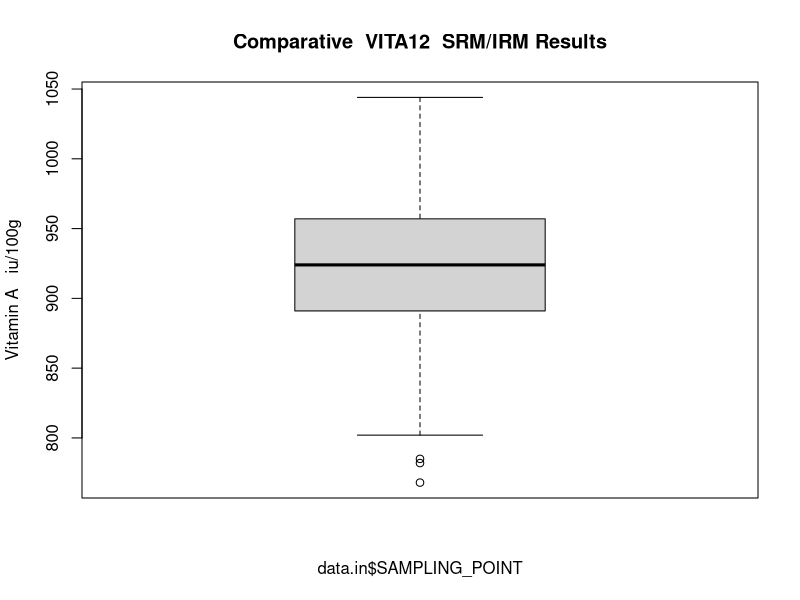
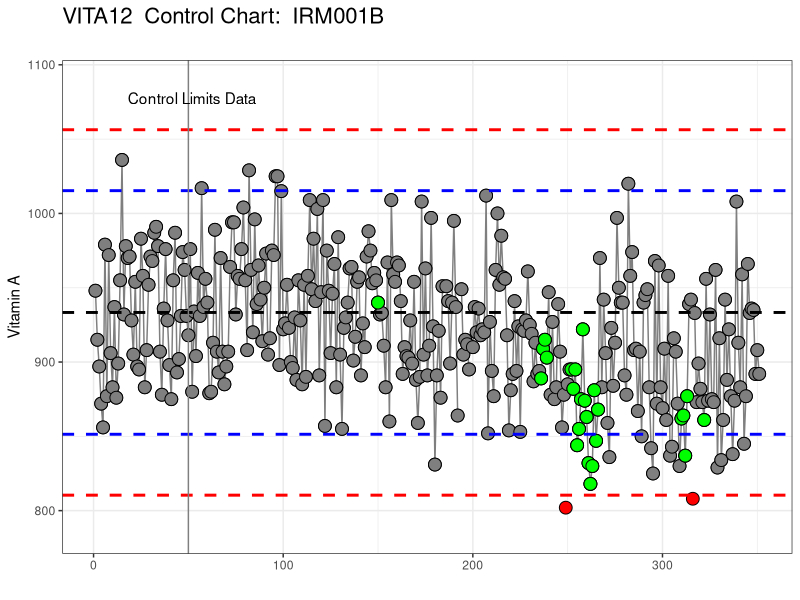

These charts were generated, in order, by the following R code: (Note: this script raises an error after producing the figures.)
#### Clean Up environment -----------------------------
rm(list=ls())

### ---------------------------------------------------
library(tidyverse)
library(readxl)
library(psych)
library(here)


## Functions -------------------
outliers <- function (x, b = FALSE) {
xx <- sapply(x, as.numeric)

#xx <- sort(xx)

remove_outliers <- function(x, na.rm = TRUE, ...) {
 qnt <- quantile(x, probs=c(.25, .75), na.rm = na.rm, ...)
 H <- 1.5 * IQR(x, na.rm = na.rm)
 y <- x
 y[x < (qnt[1] - H)] <- NA
 y[x > (qnt[2] + H)] <- NA
 y
}

yy <- remove_outliers(xx)
ww <- remove_outliers(yy)
zz <- remove_outliers(ww)

diff.out <- data.frame(xx, yy, ww, zz)

if(b == TRUE){
boxplot(diff.out)
}

return(zz)
}

### Data Input -------------------------------------------------------------------
here()
data.raw <- read_excel("data/VITA12.xlsx", 
                       col_types = c("numeric", "date", "text", 
                                     "text", "text", "text", "text", "numeric", 
                                     "text", "text"))

# Input parameters ----------------------------------------------------------------

max.pts <- 350 # Maximum points plotted
points <- 50   # How many points used to set control lines

# ---------------------------------------------------------------------------------

testname <- substr(data.raw$ANALYSIS[1],1,6)

Name <- data.raw$REPORTED_NAME[1]
Units <- tolower(sub("_P_","/",(data.raw$UNITS[1])))

# Clean the data
data.in <- select(data.raw, everything())%>%
        arrange(SAMPLE_NUMBER)%>%
        filter(SAMPLING_POINT == "IRM001B")%>%
        select(ASSIGNED_OPERATOR, SAMPLING_POINT, ENTRY)%>%
        mutate(ENTRY = as.numeric(as.character(ENTRY)))
#%>%
#        na.omit


boxplot(data.in$ENTRY~data.in$SAMPLING_POINT,
        main = paste("Comparative ",testname," SRM/IRM Results"),
        ylab = paste(Name," ", Units))

j <- length(unique(data.in$SAMPLING_POINT))


srm1 <- unique(data.in[2])

srm <- srm1[j,]

data.in3 <- data.in[data.in$SAMPLING_POINT==srm,]
names(data.in3) <- c("Operator", "SRM","A")
data.in3 <- select(data.in3, everything())%>%
        filter( between(row_number(), n()-max.pts, n()))

clean <- outliers(data.in3$A[1:points])
xx <- describe(clean)

UCL <- xx$mean + 3*xx$sd
UWL <- xx$mean + 2*xx$sd
Centre <- xx$mean 
LWL <- xx$mean - 2*xx$sd
LCL <- xx$mean - 3*xx$sd
MU <- 2*xx$sd

CC <- c(UCL, UWL, Centre, LWL, LCL ,MU)
Labels <- c("UCL", "UWL", "Centre", "LWL", "LCL", "MU +/-")
Clines <- cbind(Labels, round(CC,3))
Clines <- as.data.frame(Clines)

# Calculate outliers -----------------------------------------------------------
data.in3$outliers = NA
j <- nrow(data.in3)

for (i in 1:j) {
        if(between(data.in3$A[i], LCL, UCL)==TRUE)
           data.in3$outliers[i]=data.in3$A[i]
}

# Calculate trend on one side of mean ------------------------------------------
data.in3$T1 <- 1
data.in3$T2 <- 1

for (i in 2:j) {
        if(data.in3$A[i] < Centre)
                data.in3$T1[i] = -1
}
n=1
for (i in 2:j) {
        if(data.in3$T1[i] == data.in3$T1[i - 1]) {
                data.in3$T2[i] = n +1
                n = n + 1
        } else {  
                data.in3$T2[i] = 1
                n = 1
        }
}

data.in3$T3 <- NA
for (i in 1:j) {
        if(data.in3$T2[i] > 6)
                data.in3$T3[i] = data.in3$A[i]
}

# Trending up or down -----------------------------------------------------

data.in3$T4 <- 1
data.in3$T5 <- 1

for (i in 2:j) {
        if(data.in3$A[i] < data.in3$A[i-1])
                data.in3$T4[i] = -1
}
n=1
for (i in 2:j) {
        if(data.in3$T4[i] == data.in3$T4[i - 1]) {
                data.in3$T5[i] = n +1
                n = n + 1
        } else {  
                data.in3$T5[i] = 1
                n = 1
        }
}

data.in3$T6 <- NA
for (i in 1:j) {
        if(data.in3$T5[i] > 6)
                data.in3$T6[i] = data.in3$A[i]
}


# Plotting ----------------------------------------------------------------

data_new <- data.in3
data_new$T6 <- as.numeric(data_new$T6)
data_new$T3 <- as.numeric(data_new$T3)
data_new$row_n <- as.numeric(rownames(data_new))



plot_new <- ggplot(data_new, aes(x=row_n, y=A)) +
        geom_line(aes(y=outliers), size=0.5, colour = "gray50") +
        geom_point(size=4, shape = 21, fill ="red", colour = "black") +
        geom_point(aes(y=outliers), size = 4, shape = 21, fill ="gray50", colour = "black") +
        geom_point(aes(y=T3), size = 4, shape = 21, fill ="green", colour = "black") +
        geom_point(aes(y=T6), size = 4, shape = 21, fill ="orange", colour = "black") +
        geom_hline(yintercept = Centre, lty = 2,lwd=1, colour = "black") +
        geom_hline(yintercept = UWL, lty = 2, lwd=1,colour = "blue") +
        geom_hline(yintercept = LWL, lty = 2, lwd=1,colour = "blue") +
        geom_hline(yintercept = UCL, lty = 2,lwd=1, colour = "red") +
        geom_hline(yintercept = LCL, lty = 2, lwd=1,colour = "red") +
        geom_vline(xintercept = points, lty = 1, lwd=0.5,colour = "gray50") +
        theme_bw() +
        labs(x="", y=Name,  title= paste(testname," Control Chart: ", srm,"\n")) +
        theme(plot.title = element_text(size=16)) +
        scale_y_continuous(limits = c(0.97*LCL, 1.03*UCL)) +
        annotate("text", x = points+2, y = 1.02*UCL, label = "Control Limits Data") 
plot_new
ggsave(file.path('graphs', paste(testname,'_', srm,'_Control_Chart.png')), width = 8, height = 5, dpi=200)

# Histogram of control chart ---------------------------------------------
hist(data.in3$outliers, 
     breaks=50, 
     xlab=srm,
     main = paste("Control Chart",srm,"data distribution"))
abline(v = Centre, col = "red", lty = 2)

print(describe(data.in3$outliers))
print (Clines)

xx <- boxplot(data.in3$A~data.in3$Operator, las=2, cex.axis = 0.8)
abline(h=Centre, col = "blue", lty=2, lwd=2)
mytable <- xx$stats
colnames(mytable)<-xx$names
rownames(mytable)<-c('min','lower quartile','median','upper quartile','max')
mytable 

table(data.in3$Operator)


### ggplot of control chart ----------------------------------------

raw_hist <- ggplot(data.in, aes(x=ENTRY)) +
        geom_histogram(fill="cornflowerblue", col = "grey50") +
        theme_bw()+
        theme(panel.grid.major = element_line(size = 0.5, color = "grey"), 
        axis.line = element_line(size = 0.7, color = "black"), 
        text = element_text(size = 14), axis.text.x = element_text(angle = 0, hjust = 1))
        
raw_hist

